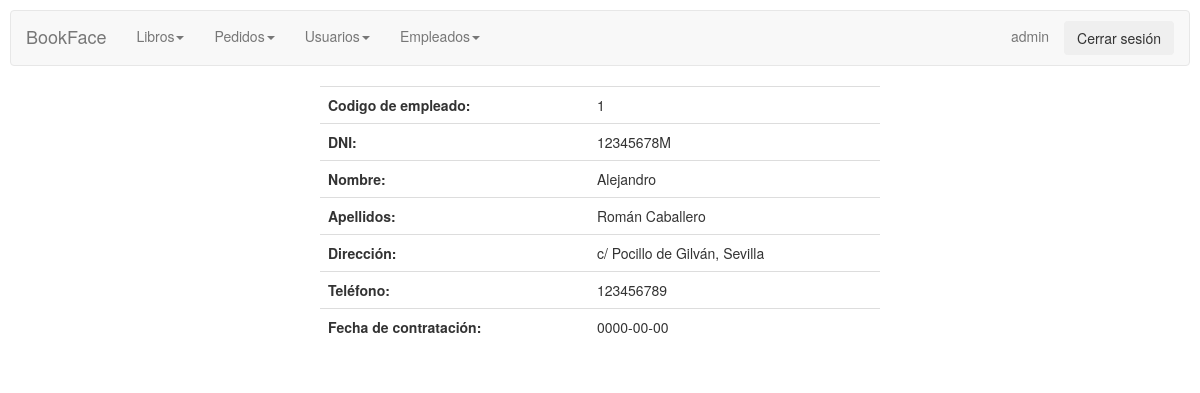
The page /empleadosadmin/empleado.php?cod=1 (signed in) on the database its author committed.
### tables this page shows
CREATE TABLE `empleados` (
  `codempleado` int(11) NOT NULL AUTO_INCREMENT,
  `dni` char(9) NOT NULL,
  `nombre` varchar(45) NOT NULL,
  `apellidos` varchar(45) NOT NULL,
  `direccion` varchar(255) DEFAULT NULL,
  `telefono` char(9) DEFAULT NULL,
  `fechacontratacion` date DEFAULT NULL,
  PRIMARY KEY (`codempleado`)
);

### empleadosadmin/empleado.php (the view, shortened to what this page needs)
<!DOCTYPE html>
<html>
<head>
    <link rel="stylesheet" href="../CSS/styles.css">
    <link rel="stylesheet" href="../CSS/menuadmin.css">
</head>
<body>
<?php
if (isset($_SESSION["user"]) && $_SESSION["user"]=="admin") {
?>
    <div class="row">
        <div>
        <?php include_once "../controladmin/menuadmin.php"?>
        </div>
    </div>
    <div class="row">
    <div class="col-md-3"></div>
    <div class="col-md-6" style="background-color: white; border-radius:10px; ">
    <?php
$connection = new mysqli("localhost", "root", "123456", "proyecto");
$connection->set_charset("utf8");
if ($result = $connection->query("select * from empleados where codempleado='$_GET[cod]'")) {
?>
<?php
   $obj = $result->fetch_object();
        echo "<table class='table custab'";
        echo "<tr><td><b>Codigo de empleado: </b></td><td>$obj->codempleado</td></tr>";
        echo "<tr><td><b>DNI: </b></td><td>$obj->dni</td></tr>";
        echo "<tr><td><b>Nombre: </b></td><td>$obj->nombre</td></tr>";
        echo "<tr><td><b>Apellidos: </b></td><td>$obj->apellidos</td></tr>";
        echo "<tr><td><b>Dirección: </b></td><td>$obj->direccion</td></tr>";
        echo "<tr><td><b>Teléfono: </b></td><td>$obj->telefono</td></tr>";
        echo "<tr><td><b>Fecha de contratación: </b></td><td>$obj->fechacontratacion</td></tr>";
        echo "</table>";
}
} else {
    session_destroy();
    header("Location: ../login.php");
  }
?>
</div>
<div class="col-md-3"></div>
</div>
</body>
</html>

### CSS/styles.css (style rules this page uses)
body { background-image:url("http://culto.latercera.com/wp-content/uploads/2017/04/Libros-1-900x600.jpg"); background-position:center; background-size: 100%; background-repeat: no-repeat; padding:10px; }

### CSS/menuadmin.css (style rules this page uses)
body,html { height: 100%; }
.row { padding: 0px 15px; }

### rows shown on the page
empleados: codempleado "1", dni "12345678M", nombre "Alejandro", apellidos "Román Caballero", direccion "c/ Pocillo de Gilván, Sevilla", telefono "123456789", fechacontratacion "0000-00-00"

### other values the page prints
$_SESSION["user"] "admin"
